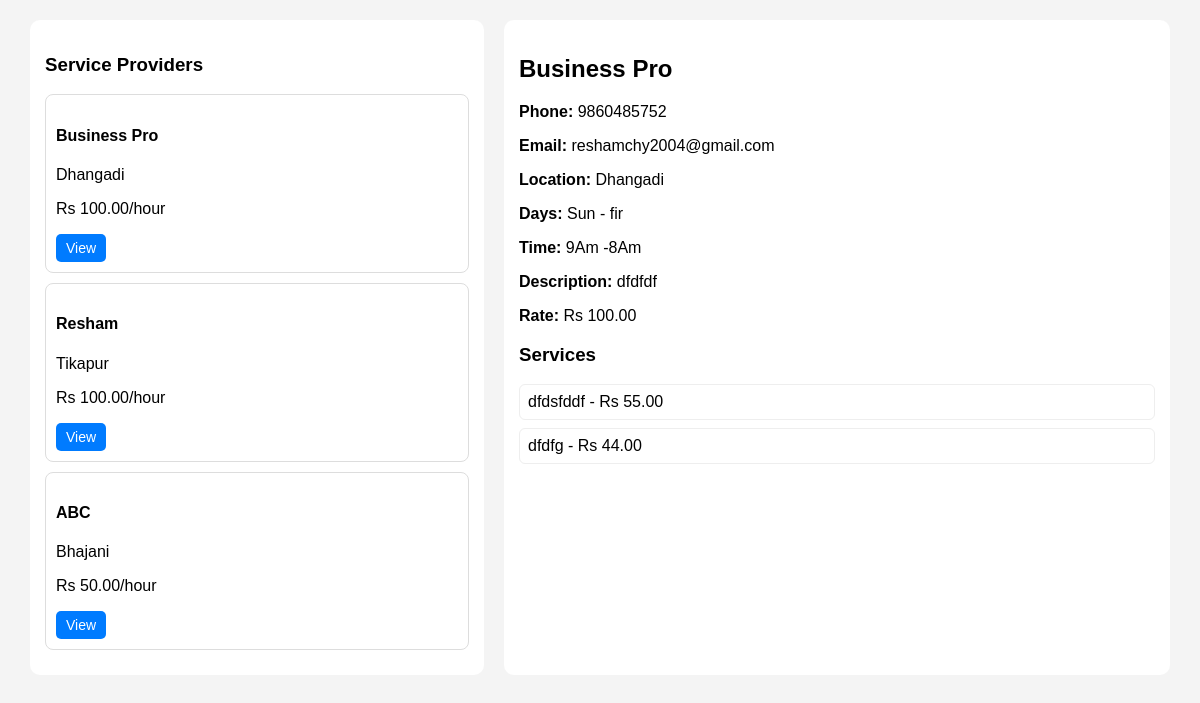
/services/?profile=1, run on the app's committed database.
### providers/models.py (models this page shows, shortened)
class ServiceProfile(models.Model):
    SERVICE_CHOICES = [
        ("none", "None"),
        ("electrician", "Electrician"),
        ("plumber", "Plumber"),
        ("carpenter", "Carpenter"),
        ("cleaning", "Cleaning"),
        ("painter", "Painter"),
        ("mechanic", "Mechanic"),
    ]
    user = models.OneToOneField(User, on_delete=models.CASCADE)
    profile_image = models.ImageField(upload_to="profiles/", blank=True, null=True)
    business_name = models.CharField(max_length=255)
    phone = models.CharField(max_length=20)
    email = models.EmailField()
    location = models.CharField(max_length=255)
    available_days = models.CharField(max_length=255)
    available_time = models.CharField(max_length=255)
    description = models.TextField()
    hourly_rate = models.DecimalField(max_digits=10, decimal_places=2)
    service_type = models.CharField(max_length=50,choices=SERVICE_CHOICES,default="none")
    latitude = models.FloatField(max_length=255, blank=True, null=True)
    longitude = models.FloatField(max_length=255, blank=True, null=True)
    average_rating = models.DecimalField(max_digits=3, decimal_places=1, default=0.0)
    review_count = models.PositiveIntegerField(default=0)
    website = models.URLField(blank=True, null=True)
    facebook = models.URLField(blank=True, null=True)
    instagram = models.URLField(blank=True, null=True)
    tiktok = models.URLField(blank=True, null=True)
    is_shop = models.BooleanField(default=False)
    is_approved = models.BooleanField(default=False)
    is_active = models.BooleanField(default=True)
    created_at = models.DateTimeField(auto_now_add=True)

class ServiceItem(models.Model):
    profile = models.ForeignKey(ServiceProfile, on_delete=models.CASCADE, related_name="services")
    service_name = models.CharField(max_length=255)
    rate = models.DecimalField(max_digits=10, decimal_places=2)

### app/views.py (the view)
# urls.py: path("services/", views.public_services, name="public_services"),
def public_services(request):
    services = ServiceProfile.objects.filter(is_active=True, is_approved=True)
    profile_id = request.GET.get("profile")
    selected_profile = None
    if profile_id:
        selected_profile = get_object_or_404(
            ServiceProfile,
            id=profile_id,
            is_active=True,
            is_approved=True
        )
    return render(request, "service_list.html", {
        "services": services,
        "selected_profile": selected_profile
    })

### app/templates/service_list.html (shortened to what this page needs)
<!DOCTYPE html>
<html>
<head>
</head>
<body>
<div class="container">
    <div class="list">
        <h3>Service Providers</h3>
        {% for s in services %}
            <div class="card">
                <h4>{{ s.business_name }}</h4>
                <p>{{ s.location }}</p>
                <p>Rs {{ s.hourly_rate }}/hour</p>
                <a class="btn" href="?profile={{ s.id }}">
                    View
                </a>
            </div>
        {% empty %}
            <p>No providers found.</p>
        {% endfor %}
    </div>
    <div class="detail">
        {% if selected_profile %}
            <h2>{{ selected_profile.business_name }}</h2>
            <p><b>Phone:</b> {{ selected_profile.phone }}</p>
            <p><b>Email:</b> {{ selected_profile.email }}</p>
            <p><b>Location:</b> {{ selected_profile.location }}</p>
            <p><b>Days:</b> {{ selected_profile.available_days }}</p>
            <p><b>Time:</b> {{ selected_profile.available_time }}</p>
            <p><b>Description:</b> {{ selected_profile.description }}</p>
            <p><b>Rate:</b> Rs {{ selected_profile.hourly_rate }}</p>
            <h3>Services</h3>
            {% for service in selected_profile.services.all %}
                <div class="service-box">
                    {{ service.service_name }} - Rs {{ service.rate }}
                </div>
            {% empty %}
                <p>No services available.</p>
            {% endfor %}
        {% else %}
            <h3>Select a provider to view details</h3>
        {% endif %}
    </div>
</div>
</body>
</html>

### app/templates/service_list.html (style rules this page uses)
body { font-family: Arial; background: #f4f4f4; margin: 0; }
.container { display: flex; width: 95%; margin: auto; padding-top: 20px; gap: 20px; }
.list { width: 40%; background: white; padding: 15px; border-radius: 10px; height: fit-content; }
.detail { width: 60%; background: white; padding: 15px; border-radius: 10px; }
.card { padding: 10px; border: 1px solid #ddd; margin-bottom: 10px; border-radius: 8px; }
.btn { display: inline-block; padding: 6px 10px; background: #007bff; color: white; text-decoration: none; border-radius: 5px; font-size: 14px; }
.service-box { border: 1px solid #eee; padding: 8px; margin-top: 8px; border-radius: 6px; }

### data on the page
ServiceProfile: business_name "Business Pro", location "Dhangadi", hourly_rate "100.00", phone "9860485752", email "reshamchy2004@gmail.com", available_days "Sun - fir", available_time "9Am -8Am", description "dfdfdf"
ServiceProfile: business_name "Resham", location "Tikapur", hourly_rate "100.00"
ServiceProfile: business_name "ABC", location "Bhajani", hourly_rate "50.00"
ServiceItem: service_name "dfdsfddf", rate "55.00"
ServiceItem: service_name "dfdfg", rate "44.00"
